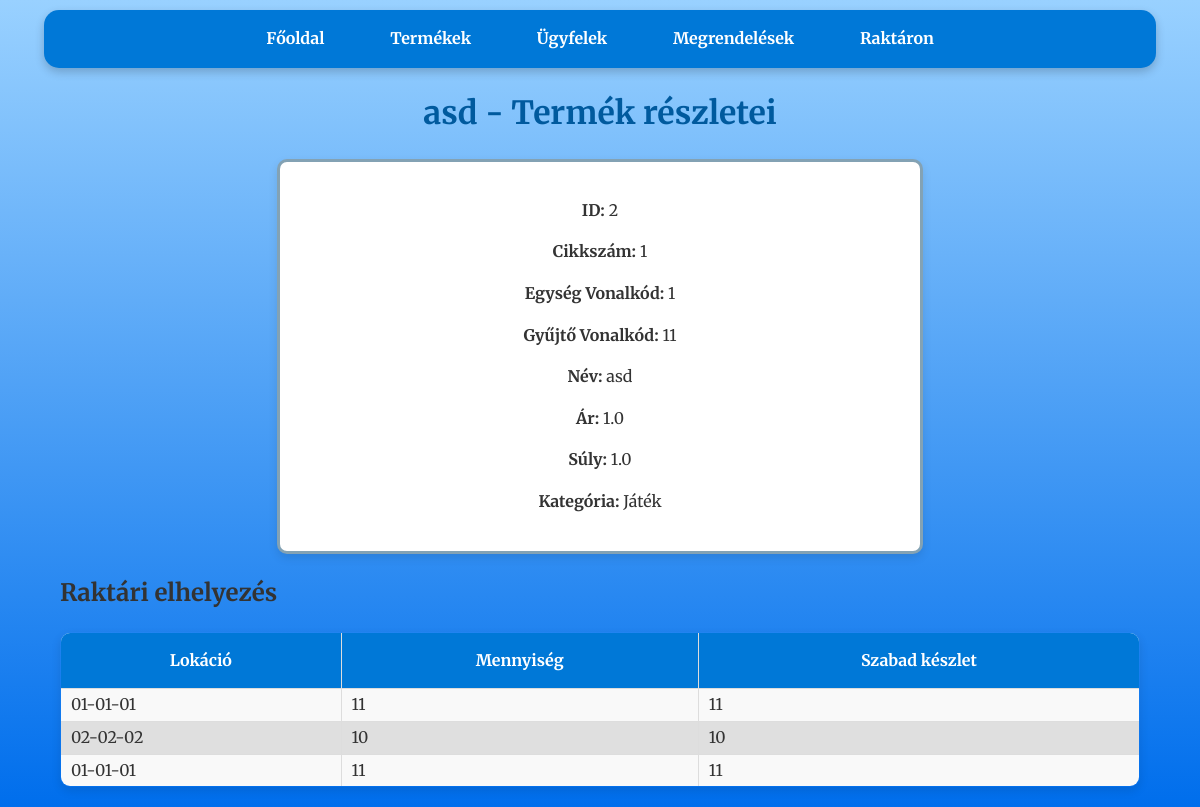
Before: /product/1 with the older database file.
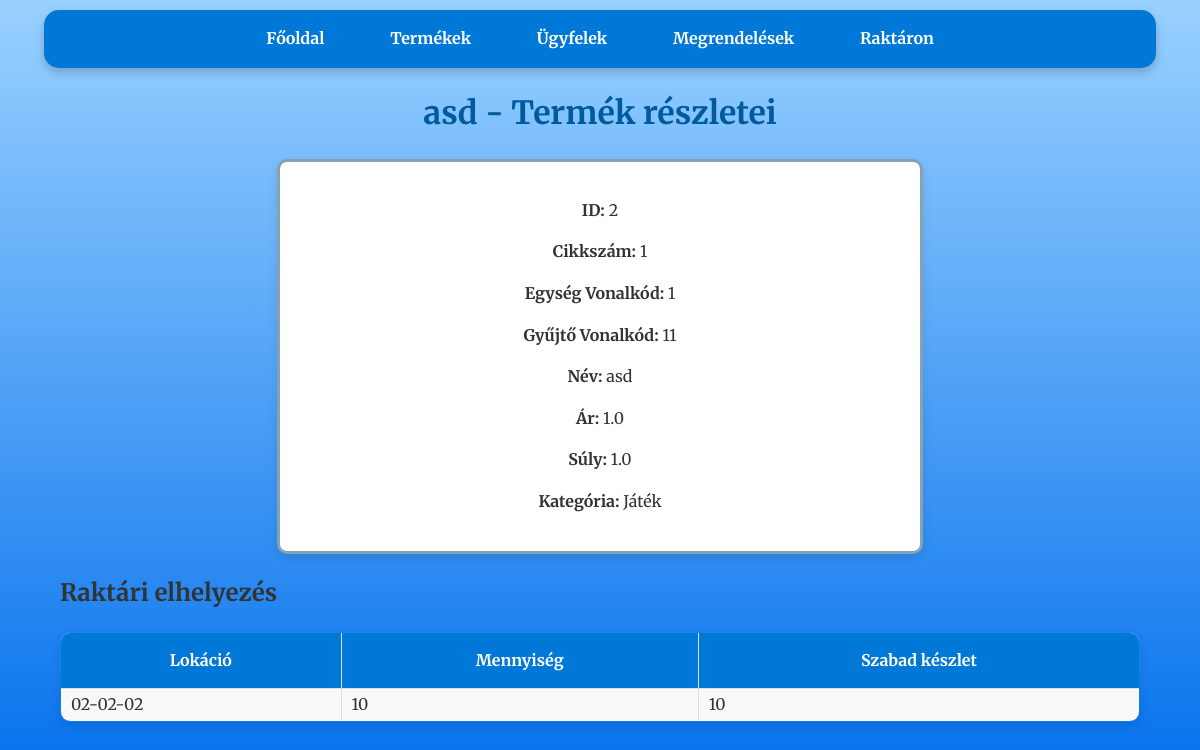
After: the same page with the newer database file.
### tables this page shows
CREATE TABLE stock (
                    id INTEGER PRIMARY KEY,
                    cikkszam TEXT,
                    lokacio TEXT,
                    mennyiseg INTEGER,
                    order_id INTEGER,
                    FOREIGN KEY(cikkszam) REFERENCES products(cikkszam),
                    FOREIGN KEY(order_id) REFERENCES orders(id));

### raktar_program-master/app.py (the view)
@app.route('/product/<cikkszam>')
def product_details(cikkszam):
    conn = get_db_connection()
    product = conn.execute(
        'SELECT * FROM products WHERE cikkszam = ?',
        (cikkszam,)
    ).fetchone()
    stock = conn.execute(
        '''SELECT stock.id, stock.lokacio,
                            (SELECT SUM(mennyiseg)
                            FROM stock s
                            WHERE s.cikkszam = ? AND s.lokacio = stock.lokacio) AS total_mennyiseg,
                            (SELECT SUM(mennyiseg)
                            FROM stock s
                            WHERE s.cikkszam = ? AND s.lokacio = stock.lokacio  AND s.order_id IS NULL) AS mennyiseg_null
                            FROM products JOIN stock ON stock.cikkszam = products.cikkszam
                            WHERE stock.order_id IS NULL AND total_mennyiseg IS NOT NULL''',
        (cikkszam, cikkszam)
    ).fetchall()
    conn.close()
    return render_template(
        'product_details.html',
        product=product,
        stock=stock
    )

### raktar_program-master/app.py (called while the page is built)
def get_db_connection():
    conn = sqlite3.connect('database.db')
    conn.row_factory = sqlite3.Row
    return conn

### raktar_program-master/templates/product_details.html (shortened to what this page needs)
<!DOCTYPE html>
<html lang="hu">
<head>
    <link rel="stylesheet" href="{{ url_for('static', filename='css/style.css') }}">
</head>
<body>
    <nav>
        <a href="{{ url_for('index') }}">Főoldal</a>
        <a href="{{ url_for('products') }}">Termékek</a>
        <a href="{{ url_for('customers') }}">Ügyfelek</a>
        <a href="{{ url_for('orders') }}">Megrendelések</a>
        <a href="{{ url_for('stock') }}">Raktáron</a>
    </nav>
    <h1>{{ product.nev }} - Termék részletei</h1>
    <div class="product-details">
        <form class="formkeret">
            <p><strong>ID:</strong> {{ product.id }}</p>
            <p><strong>Cikkszám:</strong> {{ product.cikkszam }}</p>
            <p><strong>Egység Vonalkód:</strong> {{ product.egyseg_vonalkod }}</p>
            <p><strong>Gyűjtő Vonalkód:</strong> {{ product.gyujto_vonalkod }}</p>
            <p><strong>Név:</strong> {{ product.nev }}</p>
            <p><strong>Ár:</strong> {{ product.ar }}</p>
            <p><strong>Súly:</strong> {{ product.suly }}</p>
            <p><strong>Kategória:</strong> {{ product.kategoria }}</p>
        </form>
    </div>
    <div class="container">
        <h2>Raktári elhelyezés</h2>
        <table>
            <thead>
                <tr>
                    <th>Lokáció</th>
                    <th>Mennyiség</th>
                    <th>Szabad készlet</th>
                </tr>
            </thead>
            <tbody>
                {% for item in stock %}
                <tr>
                    <td>{{ item.lokacio }}</td>
                    <td>{{ item.total_mennyiseg }}</td>
                    <td>{{ item.mennyiseg_null }}</td>
                </tr>
                {% endfor %}
            </tbody>
        </table>
    </div>
</body>
</html>

Changed rows visible on the page:
removed stock: lokacio "01-01-01", total_mennyiseg "11", mennyiseg_null "11"
no longer on this page (row unchanged): stock: lokacio "01-01-01", total_mennyiseg "11", mennyiseg_null "11"
